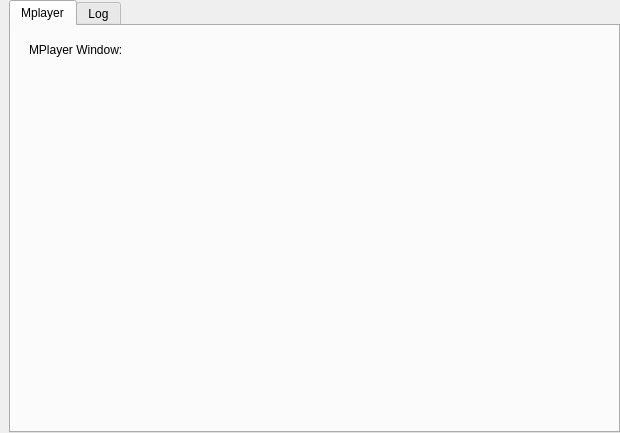
<?xml version="1.0" encoding="UTF-8"?>
<ui version="4.0">
 <class>QHelpForm</class>
 <widget class="QWidget" name="QHelpForm">
  <property name="geometry">
   <rect>
    <x>0</x>
    <y>0</y>
    <width>620</width>
    <height>433</height>
   </rect>
  </property>
  <property name="windowTitle">
   <string>Form</string>
  </property>
  <layout class="QHBoxLayout" name="horizontalLayout">
   <property name="leftMargin">
    <number>9</number>
   </property>
   <property name="topMargin">
    <number>0</number>
   </property>
   <property name="rightMargin">
    <number>0</number>
   </property>
   <property name="bottomMargin">
    <number>0</number>
   </property>
   <item>
    <widget class="QTabWidget" name="tabWidget_help">
     <property name="currentIndex">
      <number>0</number>
     </property>
     <widget class="QWidget" name="tab_mplayer">
      <attribute name="title">
       <string>Mplayer</string>
      </attribute>
      <layout class="QVBoxLayout" name="verticalLayout">
       <property name="bottomMargin">
        <number>9</number>
       </property>
       <item>
        <widget class="QWidget" name="widgetPlay" native="true">
         <layout class="QVBoxLayout" name="verticalLayout_3">
          <property name="topMargin">
           <number>0</number>
          </property>
          <property name="bottomMargin">
           <number>40</number>
          </property>
          <item>
           <widget class="QLabel" name="label">
            <property name="maximumSize">
             <size>
              <width>16777215</width>
              <height>30</height>
             </size>
            </property>
            <property name="text">
             <string>MPlayer Window:</string>
            </property>
           </widget>
          </item>
          <item>
           <widget class="QMPlayerUI" name="widget_2" native="true"/>
          </item>
         </layout>
        </widget>
       </item>
      </layout>
     </widget>
     <widget class="QWidget" name="tab">
      <attribute name="title">
       <string>Log</string>
      </attribute>
      <layout class="QHBoxLayout" name="horizontalLayout_2">
       <item>
        <widget class="QWidget" name="widget_log" native="true">
         <layout class="QVBoxLayout" name="verticalLayout_2">
          <property name="topMargin">
           <number>0</number>
          </property>
          <item>
           <widget class="QLabel" name="lb_log">
            <property name="text">
             <string>System Event:</string>
            </property>
           </widget>
          </item>
          <item>
           <widget class="QSysEventWidget" name="tableView"/>
          </item>
         </layout>
        </widget>
       </item>
      </layout>
     </widget>
    </widget>
   </item>
  </layout>
 </widget>
 <customwidgets>
  <customwidget>
   <class>QMPlayerUI</class>
   <extends>QWidget</extends>
   <header>qmplayerui.h</header>
   <container>1</container>
  </customwidget>
  <customwidget>
   <class>QSysEventWidget</class>
   <extends>QTableView</extends>
   <header>qsyseventwidget.h</header>
  </customwidget>
 </customwidgets>
 <resources/>
 <connections/>
</ui>
